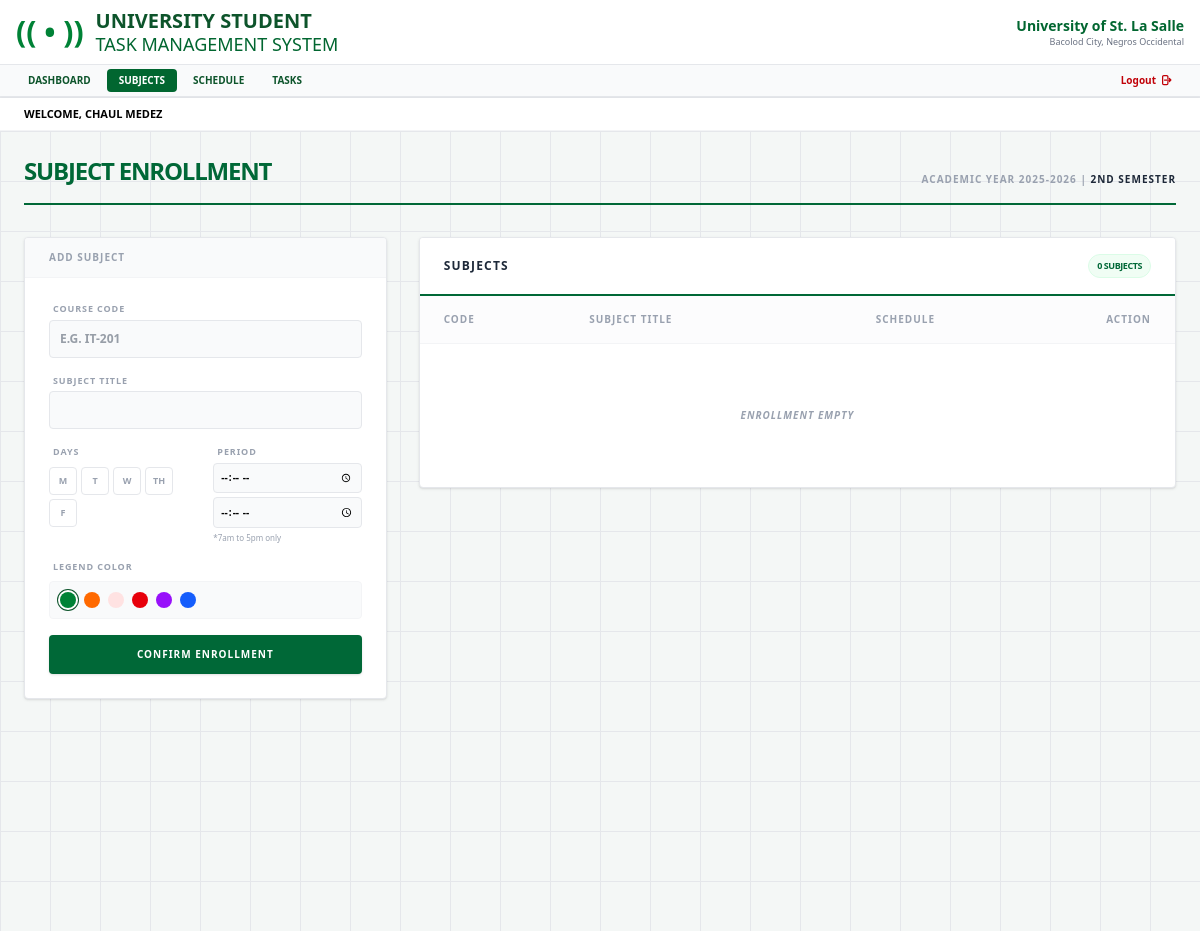
Before: /subjects/ (signed in) with the older database file.
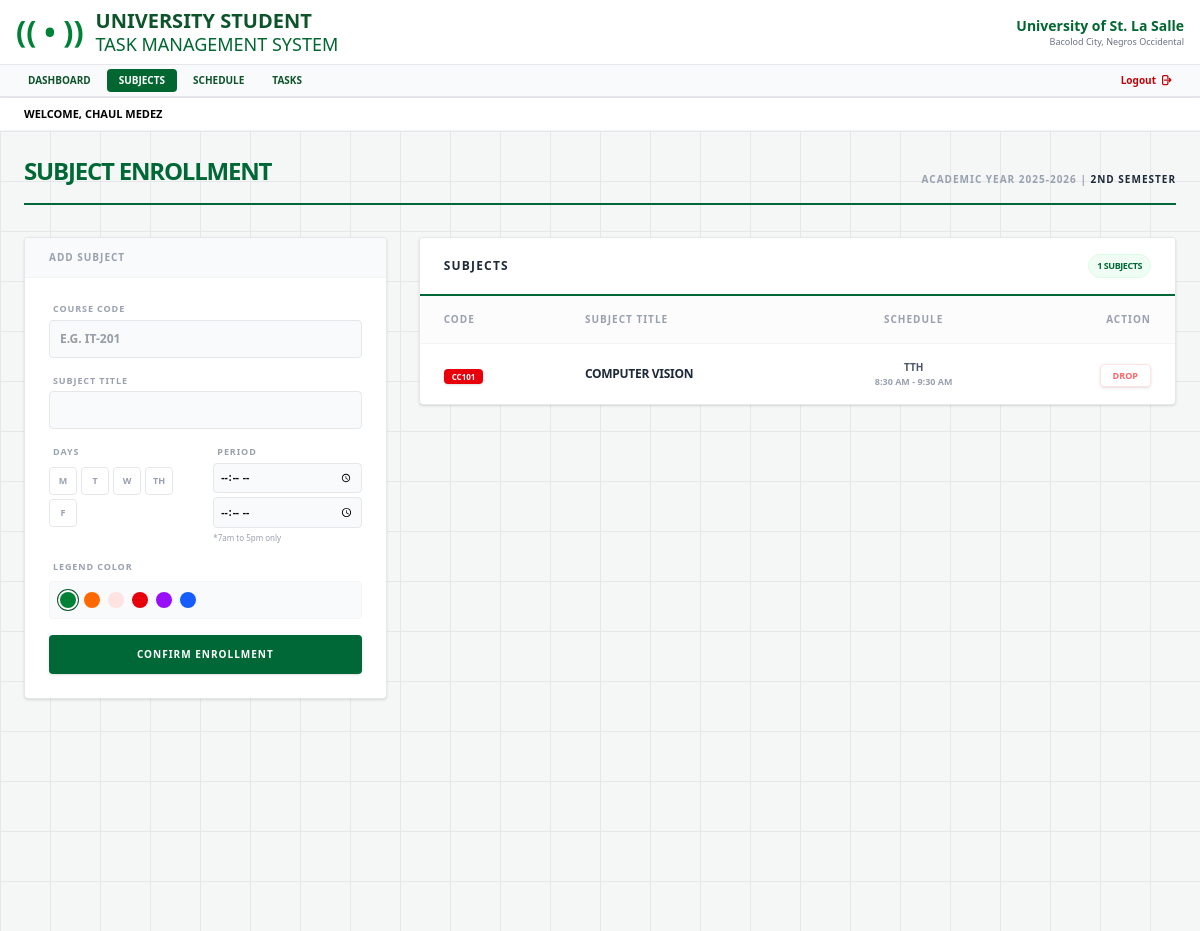
After: the same page with the newer database file.
### assignmenttracker/models.py (models this page shows, shortened)
class Subject(models.Model):
    user = models.ForeignKey(User, on_delete=models.CASCADE)
    code = models.CharField(max_length=20)
    name = models.CharField(max_length=100)
    days = models.CharField(max_length=20)
    start_time = models.TimeField()
    end_time = models.TimeField()
    color = models.CharField(max_length=20, default='bg-green-700')

### assignmenttracker/views.py (the view, shortened to what this page needs)
# urls.py: path('subjects/', views.subject_list, name='subject_list'),
@login_required
def subject_list(request):
    subjects = Subject.objects.filter(user=request.user)
    return render(request, 'assignmenttracker/subjects.html', {'subjects': subjects})

### assignmenttracker/templates/assignmenttracker/subjects.html (shortened to what the changed rows need)
{% extends 'base.html' %}
{% load static %}
{% block content %}
<div class="bg-[#f4f7f6] min-h-screen p-6" style="background-image: linear-gradient(#e5e7eb 1px, transparent 1px), linear-gradient(90deg, #e5e7eb 1px, transparent 1px); background-size: 50px 50px;">
    <div class="max-w-6xl mx-auto">
        <div class="flex flex-col md:flex-row justify-between items-end border-b-2 border-[#006837] pb-4 mb-8">
            <div>
                <h2 class="text-2xl font-black text-[#006837] uppercase tracking-tighter">Subject Enrollment</h2>
            </div>
        </div>
        <div class="grid grid-cols-1 lg:grid-cols-3 gap-8">
            <div class="lg:col-span-2 space-y-6">
                <div class="bg-white rounded shadow-sm border border-gray-200 overflow-hidden">
                    <div class="px-6 py-4 bg-white border-b-2 border-[#006837] flex justify-between items-center">
                        <div>
                            <h3 class="text-xs font-black text-gray-800 uppercase tracking-widest leading-none">Subjects</h3>
                        </div>
                        <span class="bg-green-50 text-[#006837] text-[9px] px-2 py-1 rounded-full border border-green-100 font-black uppercase tracking-tighter">
                            {{ subjects.count }} Subjects
                        </span>
                    </div>
                    <table class="w-full text-left">
                        <thead>
                            <tr class="text-[10px] font-black text-gray-400 uppercase tracking-widest border-b border-gray-100">
                                <th class="px-6 py-4 bg-gray-50/50">Code</th>
                                <th class="px-6 py-4 bg-gray-50/50">Subject Title</th>
                                <th class="px-6 py-4 text-center bg-gray-50/50">Schedule</th>
                                <th class="px-6 py-4 text-right bg-gray-50/50">Action</th>
                            </tr>
                        </thead>
                        <tbody class="divide-y divide-gray-100">
                            {% for s in subjects %}
                            <tr class="hover:bg-green-50/20 transition-colors group">
                                <td class="px-6 py-4">
                                    <span class="{{ s.color }} text-white text-[8px] px-2 py-0.5 rounded font-black uppercase shadow-sm">
                                        {{ s.code }}
                                    </span>
                                </td>
                                <td class="px-6 py-4">
                                    <span class="text-xs font-bold text-gray-800 uppercase tracking-tight block">{{ s.name }}</span>
                                </td>
                                <td class="px-6 py-4 text-center">
                                    <span class="text-[10px] font-bold text-gray-600 uppercase block">{{ s.days }}</span>
                                    <span class="text-[9px] block text-gray-400 font-black">{{ s.start_time|time:"g:i A" }} - {{ s.end_time|time:"g:i A" }}</span>
                                </td>
                                <td class="px-6 py-4 text-right">
                                    <a href="{% url 'drop_subject' s.id %}"
                                       class="inline-block border border-red-100 text-red-400 hover:bg-red-600 hover:text-white px-3 py-1 rounded text-[9px] font-black uppercase transition-all shadow-sm active:transform active:scale-95"
                                       onclick="return confirm('Drop this subject?')">
                                         Drop
                                    </a>
                                </td>
                            </tr>
                            {% empty %}
                            <tr>
                                <td colspan="4" class="text-center py-16">
                                    <p class="text-[10px] text-gray-400 font-black uppercase tracking-widest italic">Enrollment Empty</p>
                                </td>
                            </tr>
                            {% endfor %}
                        </tbody>
                    </table>
                </div>
            </div>
        </div>
    </div>
</div>
{% endblock %}

Changed rows visible on the page:
now on this page (row edited): Subject: code "CC101", name "COMPUTER VISION", days "TTH", start_time "8:30 AM", end_time "9:30 AM"
Other visible differences:
{{ subjects.count }}: "0" → "1"
text no longer shown: "ENROLLMENT EMPTY"
